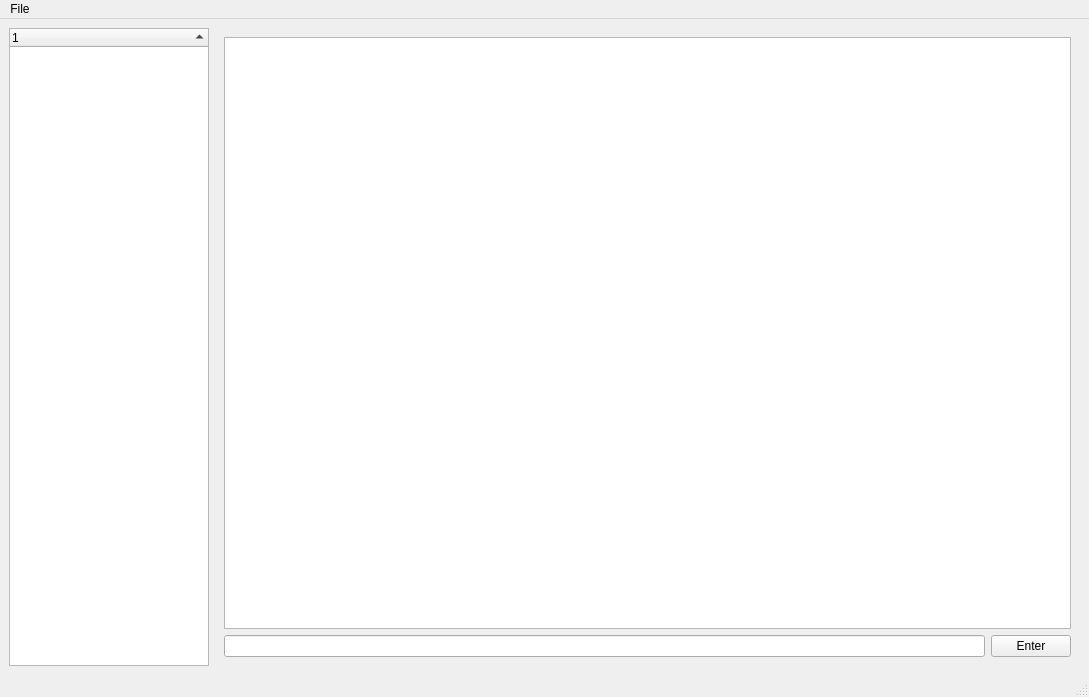
<?xml version="1.0" encoding="UTF-8"?>
<ui version="4.0">
 <class>EditorWindow</class>
 <widget class="QMainWindow" name="EditorWindow">
  <property name="geometry">
   <rect>
    <x>0</x>
    <y>0</y>
    <width>1089</width>
    <height>697</height>
   </rect>
  </property>
  <property name="windowTitle">
   <string>EditorWindow</string>
  </property>
  <widget class="QWidget" name="centralwidget">
   <layout class="QHBoxLayout" name="horizontalLayout_2">
    <item>
     <layout class="QHBoxLayout" name="horizontalLayout">
      <item>
       <widget class="QTreeWidget" name="treeWidget">
        <property name="maximumSize">
         <size>
          <width>200</width>
          <height>16777215</height>
         </size>
        </property>
        <property name="sortingEnabled">
         <bool>true</bool>
        </property>
        <property name="animated">
         <bool>false</bool>
        </property>
        <attribute name="headerVisible">
         <bool>true</bool>
        </attribute>
        <column>
         <property name="text">
          <string notr="true">1</string>
         </property>
        </column>
       </widget>
      </item>
      <item>
       <widget class="QStackedWidget" name="stackedWidget">
        <widget class="QWidget" name="pageConsole">
         <layout class="QVBoxLayout" name="verticalLayout">
          <item>
           <widget class="QPlainTextEdit" name="plainTextEditConsole">
            <property name="readOnly">
             <bool>true</bool>
            </property>
           </widget>
          </item>
          <item>
           <layout class="QHBoxLayout" name="horizontalLayout_5">
            <item>
             <widget class="QLineEdit" name="lineEditConsole"/>
            </item>
            <item>
             <widget class="QPushButton" name="pushButtonConsoleEnter">
              <property name="text">
               <string>Enter</string>
              </property>
             </widget>
            </item>
           </layout>
          </item>
         </layout>
        </widget>
        <widget class="QWidget" name="pageGeneral">
         <widget class="QGroupBox" name="groupBox">
          <property name="geometry">
           <rect>
            <x>9</x>
            <y>9</y>
            <width>271</width>
            <height>151</height>
           </rect>
          </property>
          <property name="title">
           <string>Accept</string>
          </property>
          <layout class="QVBoxLayout" name="verticalLayout_2">
           <item>
            <layout class="QHBoxLayout" name="horizontalLayout_4">
             <item>
              <widget class="QLabel" name="label">
               <property name="text">
                <string>IP:</string>
               </property>
              </widget>
             </item>
             <item>
              <spacer name="horizontalSpacer">
               <property name="orientation">
                <enum>Qt::Horizontal</enum>
               </property>
               <property name="sizeHint" stdset="0">
                <size>
                 <width>40</width>
                 <height>20</height>
                </size>
               </property>
              </spacer>
             </item>
             <item>
              <widget class="QLineEdit" name="lineEditIp">
               <property name="minimumSize">
                <size>
                 <width>200</width>
                 <height>0</height>
                </size>
               </property>
               <property name="maximumSize">
                <size>
                 <width>200</width>
                 <height>16777215</height>
                </size>
               </property>
               <property name="text">
                <string>127.0.0.1</string>
               </property>
              </widget>
             </item>
            </layout>
           </item>
           <item>
            <layout class="QHBoxLayout" name="horizontalLayout_3">
             <item>
              <widget class="QLabel" name="label_2">
               <property name="text">
                <string>Port:</string>
               </property>
              </widget>
             </item>
             <item>
              <spacer name="horizontalSpacer_2">
               <property name="orientation">
                <enum>Qt::Horizontal</enum>
               </property>
               <property name="sizeHint" stdset="0">
                <size>
                 <width>40</width>
                 <height>20</height>
                </size>
               </property>
              </spacer>
             </item>
             <item>
              <widget class="QLineEdit" name="lineEditPort">
               <property name="minimumSize">
                <size>
                 <width>200</width>
                 <height>0</height>
                </size>
               </property>
               <property name="maximumSize">
                <size>
                 <width>200</width>
                 <height>16777215</height>
                </size>
               </property>
               <property name="text">
                <string>48989</string>
               </property>
              </widget>
             </item>
            </layout>
           </item>
           <item>
            <widget class="QPushButton" name="pushButtonConnect">
             <property name="text">
              <string>Accept</string>
             </property>
            </widget>
           </item>
          </layout>
         </widget>
        </widget>
       </widget>
      </item>
     </layout>
    </item>
   </layout>
  </widget>
  <widget class="QStatusBar" name="statusbar"/>
  <widget class="QMenuBar" name="menubar">
   <property name="geometry">
    <rect>
     <x>0</x>
     <y>0</y>
     <width>1089</width>
     <height>22</height>
    </rect>
   </property>
   <widget class="QMenu" name="menuFile">
    <property name="title">
     <string>File</string>
    </property>
    <addaction name="actionSave"/>
   </widget>
   <addaction name="menuFile"/>
  </widget>
  <action name="actionSave">
   <property name="text">
    <string>Save</string>
   </property>
  </action>
  <action name="actionCamera">
   <property name="text">
    <string>Camera</string>
   </property>
  </action>
 </widget>
 <resources/>
 <connections/>
</ui>
